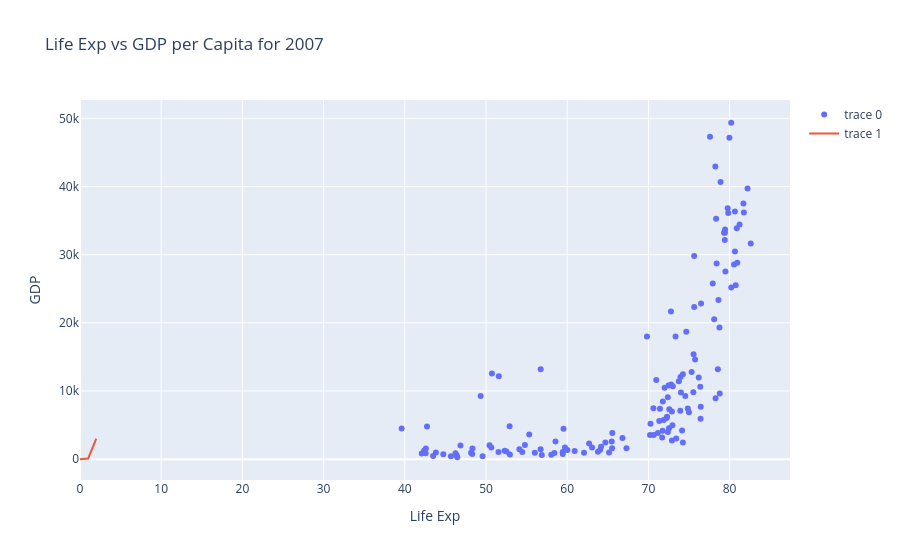

This figure's notebook cell:
### Code cell
# graph_objects mai graph bna na k lya bht code likhna hota hai..isliye plotly
# express bnaya gya.

# graph using plotly.graph_objects :-
trace1 = go.Scatter(x=temp_df['lifeExp'],y=temp_df['gdpPercap'],mode='markers')
trace2 = go.Scatter(x=[0,1,2],y=[0,90,3000],mode='lines')

data = [trace1,trace2]

layout=go.Layout(title='Life Exp vs GDP per Capita for 2007',xaxis={'title':'Life Exp'},yaxis={'title':'GDP'})
fig = go.Figure(data,layout)

fig.show()

### Figure 1 — Plotly figure (JSON) as saved in the notebook; plotly's stock layout.template omitted (floating-point values rounded to 4 significant figures; data arrays with more than 128 entries replaced by an {"elided": "..."} marker saying what was removed)
{"data": [{"mode": "markers", "type": "scatter", "x": {"elided": "142 float values"}, "y": {"elided": "142 float values"}}, {"mode": "lines", "type": "scatter", "x": [0, 1, 2], "y": [0, 90, 3000]}], "layout": {"title": {"text": "Life Exp vs GDP per Capita for 2007"}, "xaxis": {"title": {"text": "Life Exp"}}, "yaxis": {"title": {"text": "GDP"}}}}
